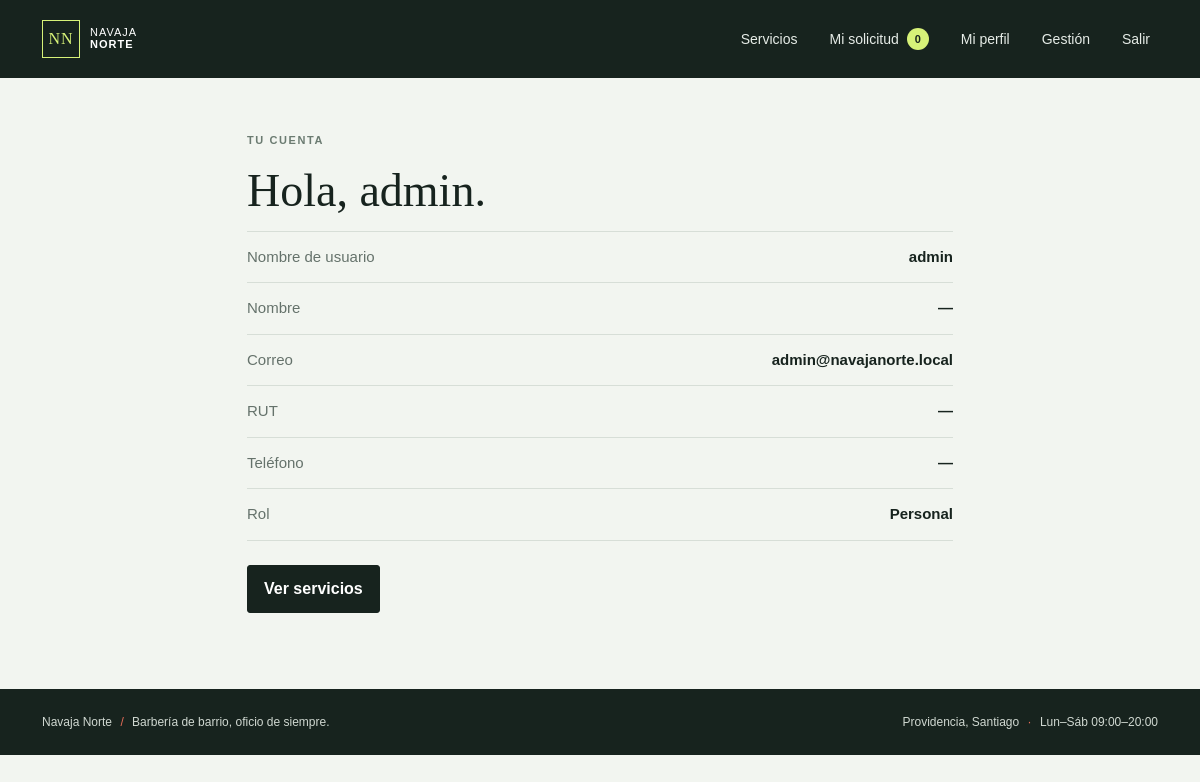
/cuenta/perfil/ (signed in), run on the app's committed database.
### barberia/models.py (models this page shows, shortened)
class Perfil(models.Model):
    class Rol(models.TextChoices):
        CLIENTE = "cliente", "Cliente"
        PERSONAL = "personal", "Personal"
    usuario = models.OneToOneField(settings.AUTH_USER_MODEL, on_delete=models.CASCADE, related_name="perfil")
    rut = models.CharField(max_length=12, blank=True)
    telefono = models.CharField(max_length=20, blank=True)
    rol = models.CharField(max_length=12, choices=Rol.choices, default=Rol.CLIENTE)

### barberia/views.py (the view)
# urls.py: path("cuenta/perfil/", views.perfil, name="perfil"),
@login_required
def perfil(request):
    perfil_usuario, _ = Perfil.objects.get_or_create(usuario=request.user)
    return render(request, "barberia/perfil.html", {"perfil": perfil_usuario})

### barberia/context_processors.py (called while the page is built)
def reservation_summary(request):
    items = request.session.get(SESSION_KEY, {})
    return {"reserva_count": sum(int(item.get("cantidad", 1)) for item in items.values())}

### templates/barberia/perfil.html (shortened to what this page needs)
{% extends 'barberia/base.html' %}
{% block content %}
<section class="container page-section narrow-section"><p class="eyebrow">TU CUENTA</p><h1>Hola, {{ request.user.first_name|default:request.user.username }}.</h1><div class="profile-panel"><div><span>Nombre de usuario</span><strong>{{ request.user.username }}</strong></div><div><span>Nombre</span><strong>{{ request.user.get_full_name|default:'—' }}</strong></div><div><span>Correo</span><strong>{{ request.user.email|default:'—' }}</strong></div><div><span>RUT</span><strong>{{ perfil.rut|default:'—' }}</strong></div><div><span>Teléfono</span><strong>{{ perfil.telefono|default:'—' }}</strong></div><div><span>Rol</span><strong>{{ perfil.get_rol_display }}</strong></div></div><a class="btn btn-ink mt-4" href="{% url 'catalogo' %}">Ver servicios</a></section>
{% endblock %}

### static/barberia/css/site.css (style rules this page uses)
:root { --ink: #17231e; --ink-soft: #31423a; --paper: #f2f5f0; --white: #ffffff; --line: #d7ded7; --lime: #d7f278; --lime-dark: #b7d853; --coral: #e86d58; --muted: #65726b; --serif: Georgia, 'Times New Roman', serif; }
* { box-sizing: border-box; }
body { background: var(--paper); color: var(--ink); font-family: 'Trebuchet MS', Arial, sans-serif; font-size: 15px; }
a { color: inherit; text-decoration: none; }
.btn { border-radius: 3px; font-weight: 700; padding: 11px 16px; }
.btn-ink { border: 1px solid var(--ink); background: var(--ink); color: var(--white); }
.eyebrow { margin-bottom: 14px; color: #6b7b71; font-size: 11px; font-weight: 700; letter-spacing: 1.6px; }
h1, h2, h3 { color: var(--ink); font-family: var(--serif); font-weight: 500; }
.catalog-section, .page-section { padding-top: 54px; padding-bottom: 76px; }
.page-section > h1, .narrow-section h1 { margin-bottom: 13px; font-size: 46px; }
.narrow-section { max-width: 730px; }
.profile-panel { border-top: 1px solid var(--line); }
.profile-panel div { display: flex; justify-content: space-between; gap: 20px; padding: 14px 0; border-bottom: 1px solid var(--line); }
.profile-panel span { color: var(--muted); }

### data on the page
Perfil: rut "—", telefono "—", rol "Personal"

### other printed values
{{ reserva_count }} "0"
{{ request.user.first_name|default:request.user.username }} "admin"
{{ request.user.username }} "admin"
{{ request.user.get_full_name|default:'—' }} "—"
{{ request.user.email|default:'—' }} "admin@navajanorte.local"
